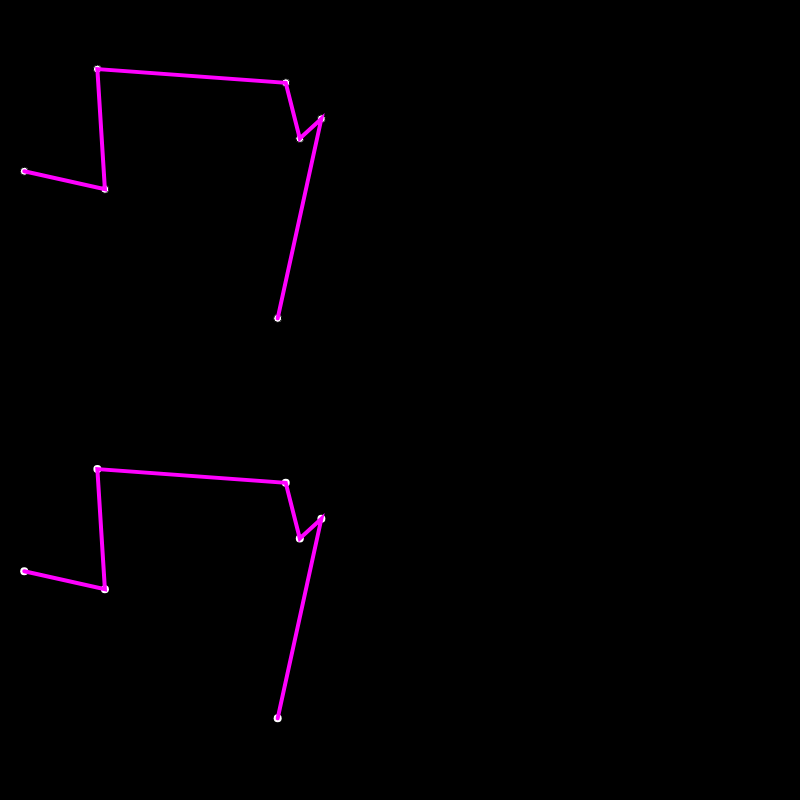
Frame 1 (no input)
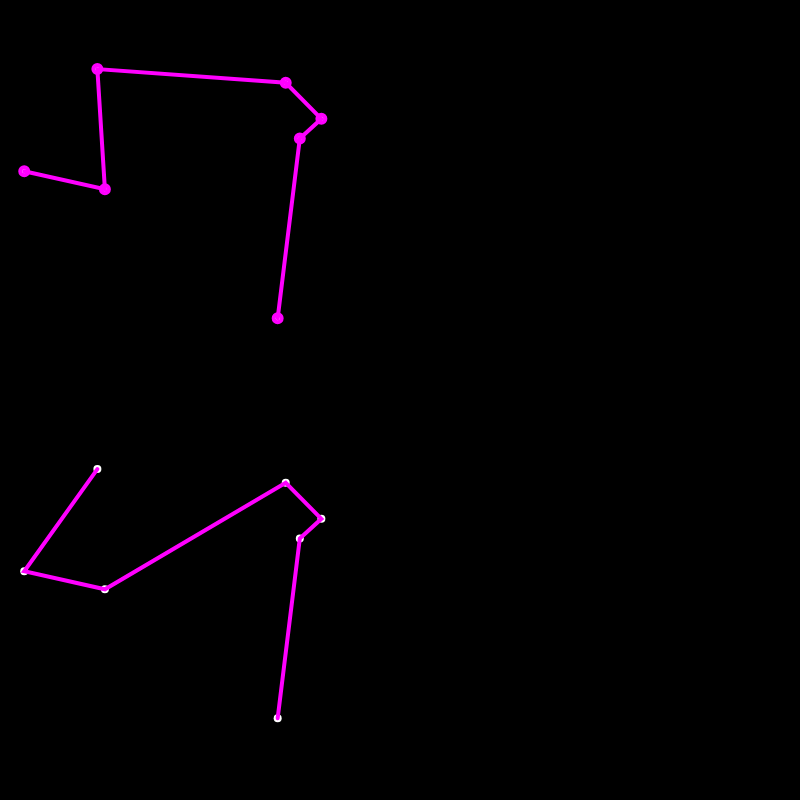
Frame 60 (no input)
Frame 120 (the mouse pressed at the canvas centre since frame 60): identical to frame 60, image omitted

The p5.js sketch that drew these frames (run headless with seeded random() and noise() and a simulated clock; from frame 60 on, the mouse is pressed at the canvas centre):

// p5.js sketch
// ── sketch.js
var popSize = 500;
var population = [];
var fitness = [];
var cities = [];
var totalCities = 7;

var recordDistanceGA = Infinity;
var bestEverGA;
var currentBestGA;

function setup() {
    createCanvas(800, 800);
    for (var i = 0; i < totalCities; i++) {
        var v = createVector(random(width / 2), random(height / 2));
        cities[i] = v;
    }
    var order = [];
    for (var i = 0; i < totalCities; i++) {
        order[i] = i;
    }

    for (var i = 0; i < popSize; i++) {
        population[i] = shuffle(order);
    }
}

function draw() {
    background(0);
    calculateFitness();
    normalizeFitness();
    nextGeneration();

    fill(255);
    for (var i = 0; i < bestEverGA.length; i++) {
        var n = bestEverGA[i];
        ellipse(cities[n].x, cities[n].y, 8, 8);
    }

    stroke(255, 0, 255);
    strokeWeight(4);
    noFill();
    beginShape();
    for (var i = 0; i < bestEverGA.length; i++) {
        var n = bestEverGA[i];
        vertex(cities[n].x, cities[n].y);
    }
    endShape();

    translate(0, height / 2);
    fill(255);
    noStroke();
    for (var i = 0; i < bestEverGA.length; i++) {
        var n = bestEverGA[i];
        ellipse(cities[n].x, cities[n].y, 8, 8);
    }

    stroke(255, 0, 255);
    strokeWeight(4);
    noFill();
    beginShape();
    for (var i = 0; i < currentBestGA.length; i++) {
        var n = currentBestGA[i];
        vertex(cities[n].x, cities[n].y);
    }
    endShape();
}

function swap(a, i, j) {
    var temp = a[i];
    a[i] = a[j];
    a[j] = temp;
}

function calcDistance(points, order) {
    var sum = 0;
    for (var i = 0; i < order.length - 1; i++) {
        var cityAIndex = order[i];
        var cityA = points[cityAIndex];
        var cityBIndex = order[i + 1];
        var cityB = points[cityBIndex];
        var d = dist(cityA.x, cityA.y, cityB.x, cityB.y);
        sum += d;
    }
    return sum;
}

function calculateFitness() {
    var currentRecord = Infinity;
    for (var i = 0; i < population.length; i++) {
        var d = calcDistance(cities, population[i]);
        if (d < recordDistanceGA) {
            recordDistanceGA = d;
            console.log('ga: ' + recordDistanceGA);
            bestEverGA = population[i];
        }
        if (d < currentRecord) {
            currentRecord = d;
            currentBestGA = population[i];
        }



        fitness[i] = 1 / (d + 1);
    }
}

function normalizeFitness() {
    var sum = 0;
    for (var i = 0; i < fitness.length; i++) {
        sum += fitness[i];
    }
    for (var i = 0; i < fitness.length; i++) {
        fitness[i] = fitness[i] / sum;;
    }
}

function nextGeneration() {
    var newPopulation = [];
    for (var i = 0; i < population.length; i++) {
        var orderA = pickOne(population, fitness);
        var orderB = pickOne(population, fitness);
        var order = crossOver(orderA, orderB);
        mutate(order, 0.01);
        newPopulation[i] = order;
    }
    population = newPopulation;

}

function pickOne(list, prob) {
    var index = 0;
    var r = random(1);

    while (r > 0) {
        r = r - prob[index];
        index++;
    }
    index--;
    return list[index].slice();
}

function crossOver(orderA, orderB) {
    var start = floor(random(orderA.length));
    var end = floor(random(start + 1, orderA.length));
    var neworder = orderA.slice(start, end);
    // var left = totalCities - neworder.length;
    for (var i = 0; i < orderB.length; i++) {
        var city = orderB[i];
        if (!neworder.includes(city)) {
            neworder.push(city);
        }
    }
    return neworder;
}

function mutate(order, mutationRate) {
    for (var i = 0; i < totalCities; i++) {
        if (random(1) < mutationRate) {
            var indexA = floor(random(order.length));
            var indexB = (indexA + 1) % totalCities;
            swap(order, indexA, indexB);
        }
    }
}

// ── ga.js
function calculateFitness() {
    var currentRecord = Infinity;
    for (var i = 0; i < population.length; i++) {
        var d = calcDistance(cities, population[i]);
        if (d < recordDistance) {
            recordDistance = d;
            bestEver = population[i];
        }
        if (d < currentRecord) {
            currentRecord = d;
            currentBest = population[i];
        }



        fitness[i] = 1 / (d + 1);
    }
}

function normalizeFitness() {
    var sum = 0;
    for (var i = 0; i < fitness.length; i++) {
        sum += fitness[i];
    }
    for (var i = 0; i < fitness.length; i++) {
        fitness[i] = fitness[i] / sum;;
    }
}

function nextGeneration() {
    var newPopulation = [];
    for (var i = 0; i < population.length; i++) {
        var orderA = pickOne(population, fitness);
        var orderB = pickOne(population, fitness);
        var order = crossOver(orderA, orderB);
        mutate(order, 0.01);
        newPopulation[i] = order;
    }
    population = newPopulation;

}

function pickOne(list, prob) {
    var index = 0;
    var r = random(1);

    while (r > 0) {
        r = r - prob[index];
        index++;
    }
    index--;
    return list[index].slice();
}

function crossOver(orderA, orderB) {
    var start = floor(random(orderA.length));
    var end = floor(random(start + 1, orderA.length));
    var neworder = orderA.slice(start, end);
    // var left = totalCities - neworder.length;
    for (var i = 0; i < orderB.length; i++) {
        var city = orderB[i];
        console.log(neworder);
        if (!neworder.includes(city)) {
            neworder.push(city);
            console.log(neworder);
        }
    }
    noLoop();
    return neworder;
}


function mutate(order, mutationRate) {
    for (var i = 0; i < totalCities; i++) {
        if (random(1) < mutationRate) {
            var indexA = floor(random(order.length));
            var indexB = (indexA + 1) % totalCities;
            swap(order, indexA, indexB);
        }
    }
}
